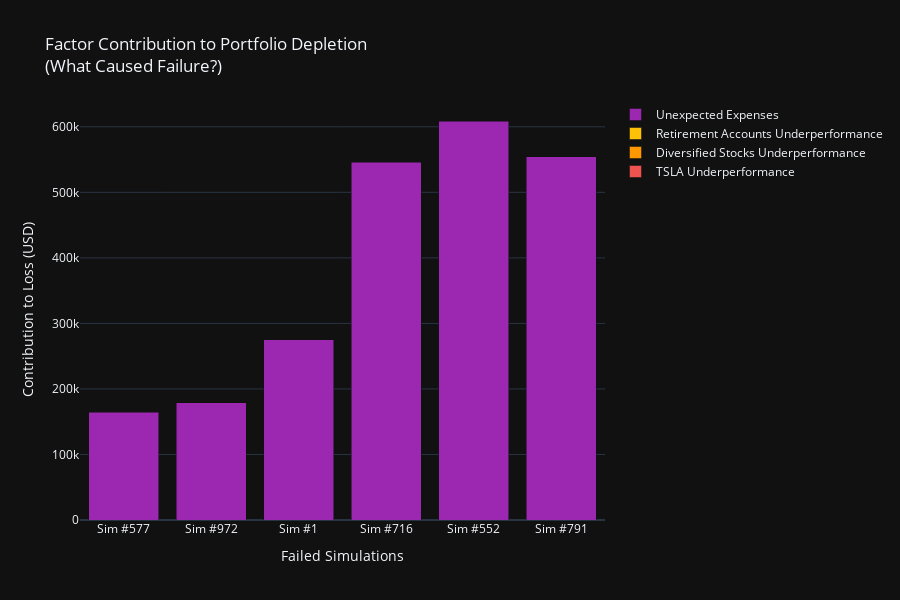

Notebook cell for this chart:
### Code cell
# MULTI-FACTOR ATTRIBUTION ANALYSIS
 

if len(failed_simulations) > 0:
    print("\\n" + "="*80)
    print("MULTI-FACTOR ATTRIBUTION ANALYSIS")
    print("="*80)
    print("Calculating how much each factor contributed to portfolio depletion...")
    
    # Calculate factor contributions
    contributions_df = calculate_factor_contributions(failed_simulations)
    
    # Display contribution table
    print("\\nFactor Contribution Summary (USD):")
    print("-" * 100)
    
    for _, row in contributions_df.iterrows():
        print(f"\\n{'='*100}")
        print(f"Simulation #{row['sim_id']:.0f} - Broke at age {row['broke_age']:.0f}")
        print(f"Starting Portfolio: ${row['starting_portfolio']:,.0f}")
        print("-" * 100)
        
        factors = []
        if 'TSLA_underperformance' in row and row['TSLA_underperformance'] > 0:
            factors.append(('TSLA Underperformance', row['TSLA_underperformance']))
        if 'Diversified_underperformance' in row and row['Diversified_underperformance'] > 0:
            factors.append(('Diversified Stocks Underperformance', row['Diversified_underperformance']))
        if 'Retirement_underperformance' in row and row['Retirement_underperformance'] > 0:
            factors.append(('Retirement Accounts Underperformance', row['Retirement_underperformance']))
        if 'unexpected_expenses_total' in row:
            factors.append(('Unexpected Expenses (Total)', row['unexpected_expenses_total']))
        
        # Sort by magnitude
        factors.sort(key=lambda x: x[1], reverse=True)
        
        total_impact = sum([f[1] for f in factors])
        
        for factor_name, factor_value in factors:
            pct_of_total = (factor_value / total_impact * 100) if total_impact > 0 else 0
            print(f"  {factor_name:<45} ${factor_value:>15,.0f}  ({pct_of_total:>5.1f}%)")
        
        print("-" * 100)
        print(f"  {'TOTAL IMPACT':<45} ${total_impact:>15,.0f}")
    
    # Create stacked bar chart showing contributions
    print("\\n" + "="*80)
    print("Creating factor contribution visualization...")
    
    # Prepare data for stacked bar chart
    sim_ids = [f"Sim #{int(row['sim_id'])}" for _, row in contributions_df.iterrows()]
    
    fig_contrib = go.Figure()
    
    # Add traces for each factor
    if 'TSLA_underperformance' in contributions_df.columns:
        fig_contrib.add_trace(go.Bar(
            name='TSLA Underperformance',
            x=sim_ids,
            y=contributions_df['TSLA_underperformance'],
            marker_color='#EF5350'
        ))
    
    if 'Diversified_underperformance' in contributions_df.columns:
        fig_contrib.add_trace(go.Bar(
            name='Diversified Stocks Underperformance',
            x=sim_ids,
            y=contributions_df['Diversified_underperformance'],
            marker_color='#FF9800'
        ))
    
    if 'Retirement_underperformance' in contributions_df.columns:
        fig_contrib.add_trace(go.Bar(
            name='Retirement Accounts Underperformance',
            x=sim_ids,
            y=contributions_df['Retirement_underperformance'],
            marker_color='#FFC107'
        ))
    
    if 'unexpected_expenses_total' in contributions_df.columns:
        fig_contrib.add_trace(go.Bar(
            name='Unexpected Expenses',
            x=sim_ids,
            y=contributions_df['unexpected_expenses_total'],
            marker_color='#9C27B0'
        ))
    
    fig_contrib.update_layout(
        title='Factor Contribution to Portfolio Depletion<br>(What Caused Failure?)',
        xaxis_title='Failed Simulations',
        yaxis_title='Contribution to Loss (USD)',
        barmode='stack',
        template='plotly_dark',
        height=600,
        hovermode='x unified',
        legend=dict(
            orientation="v",
            yanchor="top",
            y=1,
            xanchor="left",
            x=1.02
        )
    )
    
    fig_contrib.show()
    
    # Calculate average contributions across all failures
    print("\\n" + "="*80)
    print("AVERAGE FACTOR CONTRIBUTIONS ACROSS ALL FAILURES")
    print("="*80)
    
    avg_contributions = {
        'TSLA Underperformance': contributions_df['TSLA_underperformance'].mean() if 'TSLA_underperformance' in contributions_df else 0,
        'Diversified Underperformance': contributions_df['Diversified_underperformance'].mean() if 'Diversified_underperformance' in contributions_df else 0,
        'Retirement Accounts Underperformance': contributions_df['Retirement_underperformance'].mean() if 'Retirement_underperformance' in contributions_df else 0,
        'Unexpected Expenses': contributions_df['unexpected_expenses_total'].mean() if 'unexpected_expenses_total' in contributions_df else 0
    }
    
    total_avg = sum(avg_contributions.values())
    
    print(f"{'Factor':<45} {'Average Impact':<20} {'% of Total':<15}")
    print("-" * 80)
    for factor, value in sorted(avg_contributions.items(), key=lambda x: x[1], reverse=True):
        pct = (value / total_avg * 100) if total_avg > 0 else 0
        print(f"{factor:<45} ${value:>18,.0f}  {pct:>13.1f}%")
    print("-" * 80)
    print(f"{'TOTAL':<45} ${total_avg:>18,.0f}  {100.0:>13.1f}%")
    print("="*80)
    
else:
    print("\\nNo failed simulations to analyze.")

### Figure 1 — Plotly figure (JSON) as saved in the notebook; plotly's stock layout.template omitted (floating-point values rounded to 4 significant figures)
{"data": [{"marker": {"color": "#EF5350"}, "name": "TSLA Underperformance", "type": "bar", "x": ["Sim #577", "Sim #972", "Sim #1", "Sim #716", "Sim #552", "Sim #791"], "y": [NaN, NaN, NaN, NaN, NaN, NaN]}, {"marker": {"color": "#FF9800"}, "name": "Diversified Stocks Underperformance", "type": "bar", "x": ["Sim #577", "Sim #972", "Sim #1", "Sim #716", "Sim #552", "Sim #791"], "y": [NaN, NaN, NaN, NaN, NaN, NaN]}, {"marker": {"color": "#FFC107"}, "name": "Retirement Accounts Underperformance", "type": "bar", "x": ["Sim #577", "Sim #972", "Sim #1", "Sim #716", "Sim #552", "Sim #791"], "y": [NaN, NaN, NaN, NaN, NaN, NaN]}, {"marker": {"color": "#9C27B0"}, "name": "Unexpected Expenses", "type": "bar", "x": ["Sim #577", "Sim #972", "Sim #1", "Sim #716", "Sim #552", "Sim #791"], "y": [164300.0, 178900.0, 275000.0, 545700.0, 608900.0, 554500.0]}], "layout": {"barmode": "stack", "height": 600, "hovermode": "x unified", "legend": {"orientation": "v", "x": 1.02, "xanchor": "left", "y": 1, "yanchor": "top"}, "title": {"text": "Factor Contribution to Portfolio Depletion<br>(What Caused Failure?)"}, "xaxis": {"title": {"text": "Failed Simulations"}}, "yaxis": {"title": {"text": "Contribution to Loss (USD)"}}}}
